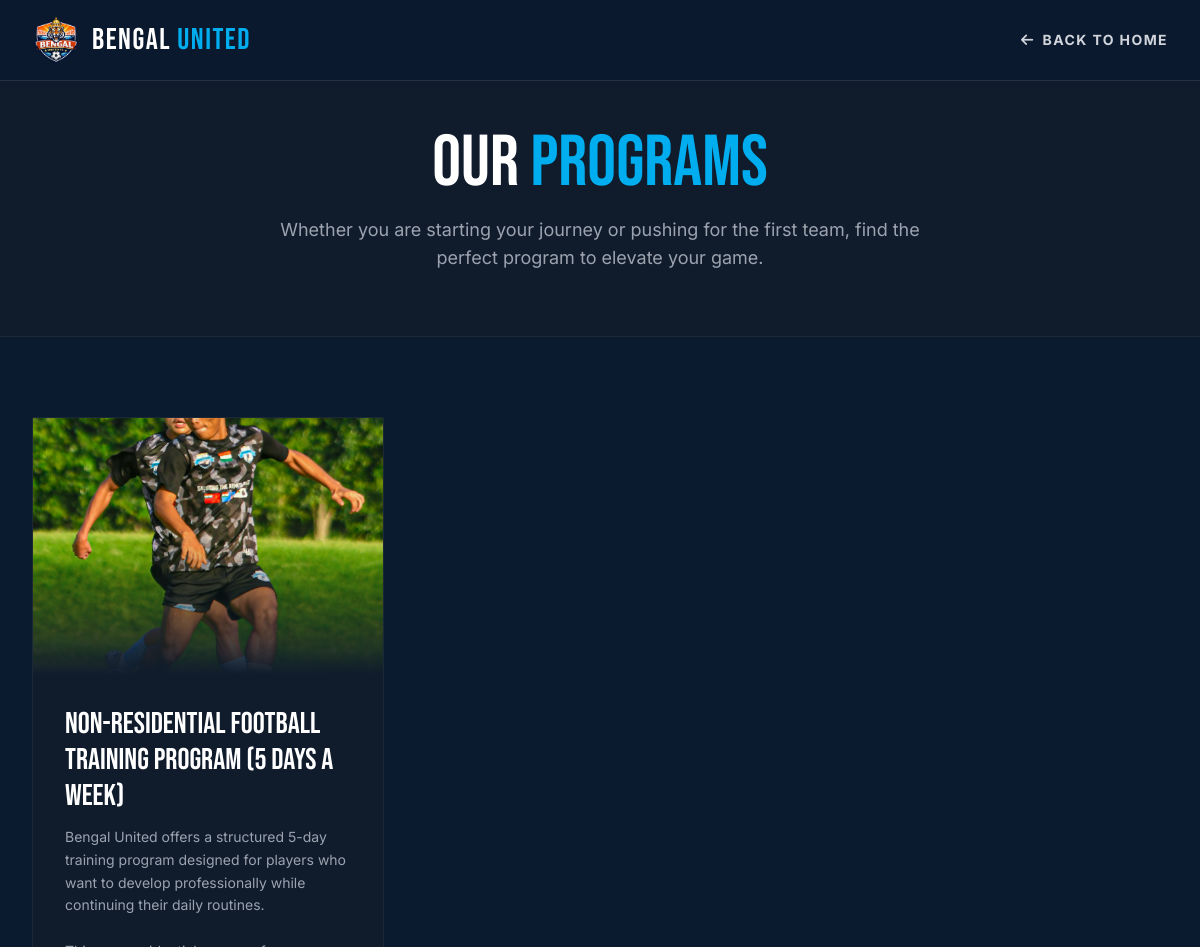
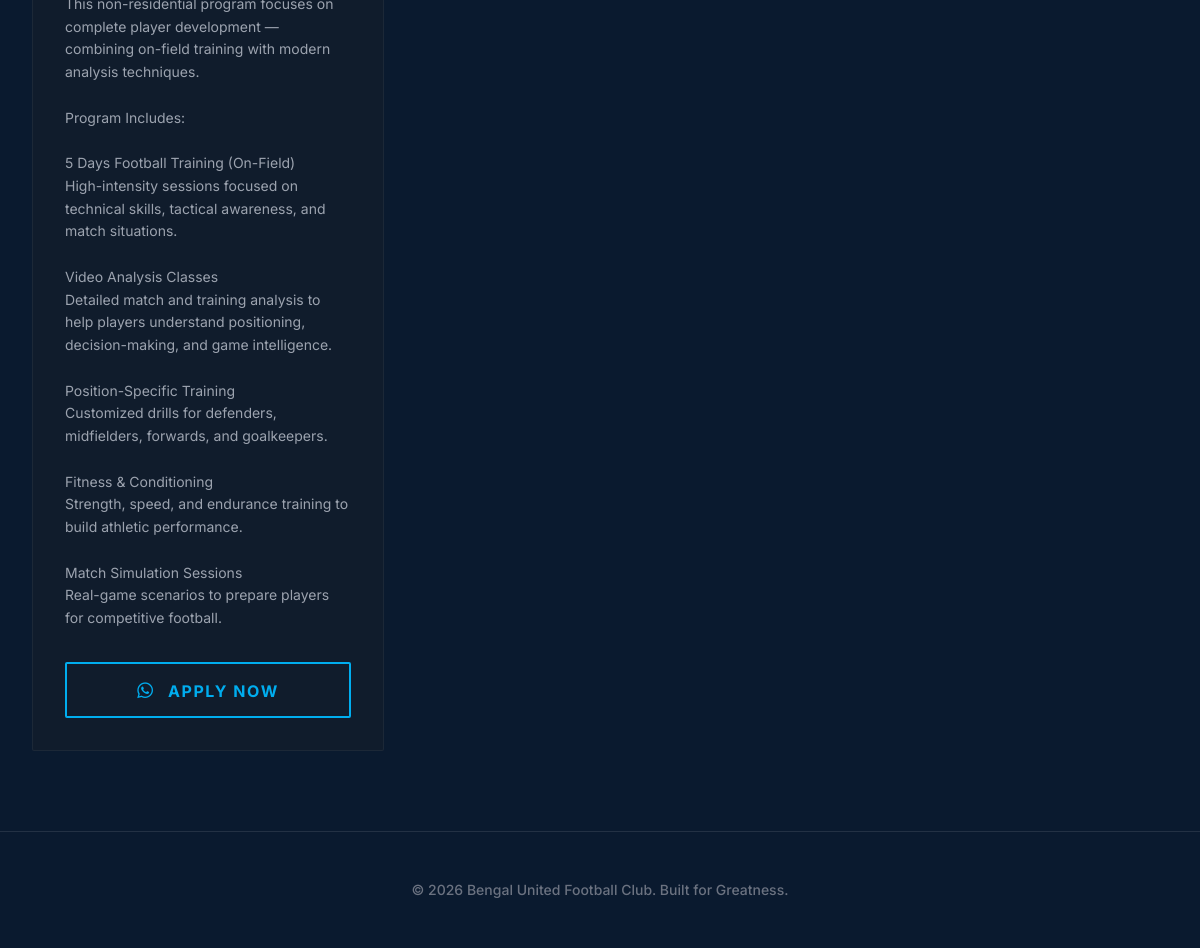
Screenshot of /programs/ with the database file from the repository (2 pictures, top to bottom).
### core/models.py (models this page shows, shortened)
class SiteSettings(models.Model):
    site_name = models.CharField(max_length=100, default="Bengal United")
    logo = models.ImageField(upload_to='site/', blank=True, null=True)
    contact_email = models.EmailField(default="info@bengalunited.com")
    contact_phone = models.CharField(max_length=20, default="+91 98765 43210")
    whatsapp_number = models.CharField(max_length=20, help_text="Include country code, e.g., 919876543210")
    instagram_url = models.URLField(blank=True)
    facebook_url = models.URLField(blank=True)
    class Meta:
        verbose_name_plural = "Site Settings"

### pages/models.py (models this page shows, shortened)
class Program(models.Model):
    title = models.CharField(max_length=200, help_text="e.g., Elite Youth Academy, Summer Camp")
    description = models.TextField(help_text="Details about what the program offers.")
    image = models.ImageField(upload_to='programs/', help_text="Upload an action shot for this program")
    is_active = models.BooleanField(default=True, help_text="Uncheck to temporarily hide this from the website")
    class Meta:
        verbose_name = "Program"
        verbose_name_plural = "Programs"

### pages/views.py (the view)
# urls.py: path('programs/', views.programs_page, name='programs'),
def programs_page(request):
    programs = Program.objects.filter(is_active=True)
    settings = SiteSettings.objects.first()
    context = {
        'programs': programs,
        'settings': settings
    }
    return render(request, 'pages/programs.html', context)

### templates/pages/programs.html (shortened to what this page needs)
<!DOCTYPE html>
<html lang="en" class="scroll-smooth">
<head>
    <script src="https://cdn.tailwindcss.com"></script>
    <link rel="stylesheet" href="https://cdnjs.cloudflare.com/ajax/libs/font-awesome/6.4.0/css/all.min.css">
</head>
<body class="bg-primary text-textlight font-body overflow-x-hidden antialiased">
    <nav class="fixed w-full z-50 bg-[#0A1A2F]/90 backdrop-blur-[10px] border-b border-white/10 transition-all duration-300">
        <div class="max-w-7xl mx-auto px-4 sm:px-6 lg:px-8 flex justify-between items-center h-20">
            <a href="/" class="flex items-center gap-3">
                {% if settings and settings.logo %}
                    <img src="{{ settings.logo.url }}" alt="Club Logo" class="h-12 w-auto object-contain">
                {% else %}
                    <i class="fas fa-shield-alt text-4xl text-accent"></i>
                {% endif %}
                <span class="font-heading text-3xl tracking-wider text-white hidden md:block">BENGAL <span class="text-accent">UNITED</span></span>
            </a>
            <a href="/" class="text-gray-300 hover:text-white font-bold uppercase tracking-widest text-sm flex items-center gap-2 transition-all">
                <i class="fas fa-arrow-left"></i> Back to Home
            </a>
        </div>
    </nav>
    <header class="relative pt-32 pb-16 bg-secondary border-b border-white/5">
        <div class="max-w-7xl mx-auto px-4 sm:px-6 lg:px-8 text-center">
            <h1 class="font-heading text-5xl md:text-7xl text-white mb-4">OUR <span class="text-accent">PROGRAMS</span></h1>
            <p class="text-gray-400 max-w-2xl mx-auto text-lg">Whether you are starting your journey or pushing for the first team, find the perfect program to elevate your game.</p>
        </div>
    </header>
    <main class="py-20 relative z-10">
        <div class="max-w-7xl mx-auto px-4 sm:px-6 lg:px-8">
            <div class="grid grid-cols-1 md:grid-cols-2 lg:grid-cols-3 gap-10">
                {% for program in programs %}
                <div class="bg-secondary border border-white/5 rounded-sm overflow-hidden hover:border-accent/50 hover:shadow-[0_10px_30px_rgba(0,173,239,0.15)] transition-all duration-300 flex flex-col h-full">
                    <div class="h-64 relative overflow-hidden group">
                        {% if program.image %}
                            <img src="{{ program.image.url }}" class="w-full h-full object-cover group-hover:scale-110 transition duration-700">
                        {% else %}
                            <div class="w-full h-full bg-[#0F172A] flex items-center justify-center text-gray-600"><i class="fas fa-futbol fa-3x"></i></div>
                        {% endif %}
                        <div class="absolute inset-0 bg-gradient-to-t from-secondary via-transparent to-transparent"></div>
                    </div>
                    <div class="p-8 flex flex-col flex-grow">
                        <h3 class="font-heading text-3xl text-white mb-3 uppercase">{{ program.title }}</h3>
                        <p class="text-gray-400 text-sm leading-relaxed mb-8 flex-grow whitespace-pre-wrap">{{ program.description }}</p>
                        <a href="https://wa.me/{{ settings.whatsapp_number|default:'919830848589' }}?text=Hello! I am interested in joining the {{ program.title }}." target="_blank" class="w-full text-center bg-transparent border-2 border-accent text-accent hover:bg-accent hover:text-white font-bold py-3 rounded-sm uppercase tracking-widest transition-all">
                            <i class="fab fa-whatsapp mr-2 text-lg"></i> Apply Now
                        </a>
                    </div>
                </div>
                {% empty %}
                <div class="col-span-full text-center py-16 border-2 border-dashed border-white/10 rounded-sm">
                    <i class="fas fa-clipboard-list text-5xl text-gray-600 mb-4"></i>
                    <p class="text-gray-400 text-xl font-medium">New programs are currently being designed. Check back soon!</p>
                </div>
                {% endfor %}
            </div>
        </div>
    </main>
    <footer class="bg-primary py-12 text-center text-sm text-gray-500 font-medium border-t border-white/10">
        <p>© 2026 Bengal United Football Club. Built for Greatness.</p>
    </footer>
</body>
</html>

### rows the page displays
SiteSettings: logo (picture)
Program: image (picture), title "NON-RESIDENTIAL FOOTBALL TRAINING PROGRAM (5 DAYS A WEEK)", description "Bengal United offers a structured 5-day training program designed for players who want to develop professionally while continuing their daily routines. This non-residential program focuses on complete player development — combining on-field training with modern analysis techniques. Program Includes: 5 Days Football Training (On-Field) High-intensity sessions focused on technical skills, tactical awareness, and match situations. Video Analysis Classes Detailed match and training analysis to help players understand positioning, decision-making, and game intelligence. Position-Specific Training Customized drills for defenders, midfielders, forwards, and goalkeepers. Fitness & Conditioning…"
